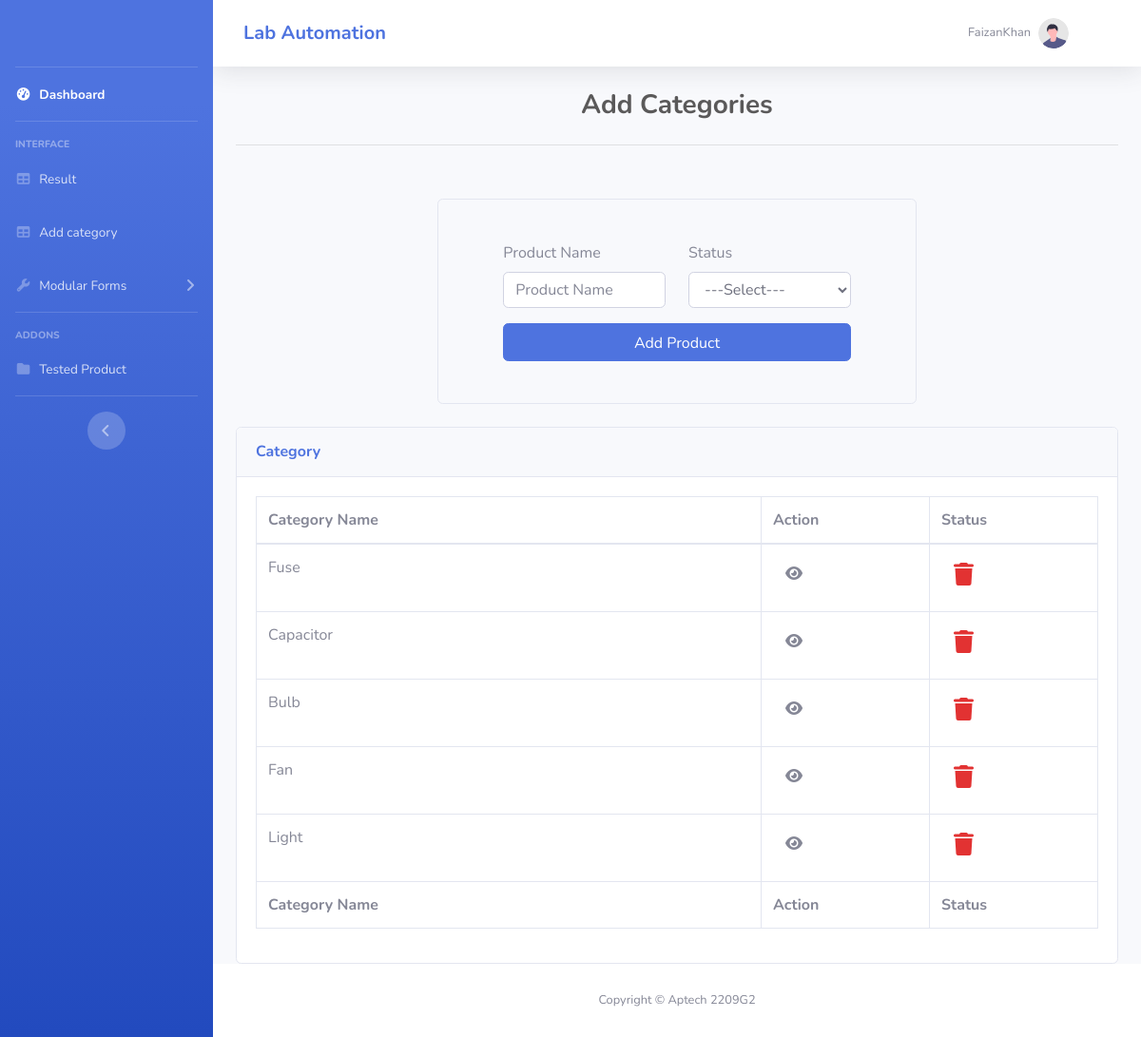
The page /add_category.php (signed in) on the database its author committed.
### tables this page shows
CREATE TABLE `category` (
  `category_id` int(11) NOT NULL,
  `category_name` varchar(255) NOT NULL,
  `is_visible` varchar(4) NOT NULL
);

### get_category_table.php (the view, shortened to what this page needs)
<?php
include_once('Connection/connection.php');
$category_query_diff = "SELECT * FROM `category`";
$category_prepare_diff = $connection->prepare($category_query_diff);
$category_prepare_diff->execute();
$category_data_diff = $category_prepare_diff->fetchAll(PDO::FETCH_ASSOC);
foreach ($category_data_diff as $data) {
    echo '<tr>';
    echo '<td>' . $data['category_name'] . '</td>';
    echo '<td style="width:20%;">';
    echo '<form method="post" class="toggle-visibility-form">';
    echo '<button type="submit" class="btn toggle-visibility" name="toggle_visibility">';
    echo ($data['is_visible'] == 1) ? '<i class="fa-solid fa-eye"></i>' : '<i class="fa-solid fa-eye-slash"></i>';
    echo '</button>';
    echo '</form>';
    echo '</td>';
    echo '<td style="width:20%;">';
    echo '<form method="post" class="delete-form">';
    echo '<button type="submit" class="btn">';
    echo '<i class="fa-solid fa-trash h4" style="color: #e23232;"></i>';
    echo '</button>';
    echo '</form>';
    echo '</td>';
    echo '</tr>';
}
?>

### rows shown on the page
category: category_name "Fuse", is_visible "1" (drawn)
category: category_name "Capacitor", is_visible "1" (drawn)
category: category_name "Bulb", is_visible "1" (drawn)
category: category_name "Fan", is_visible "1" (drawn)
category: category_name "Light", is_visible "1" (drawn)

### other values the page prints
$_SESSION['first_name'] "Faizan"
$_SESSION['last_name'] "Khan"
